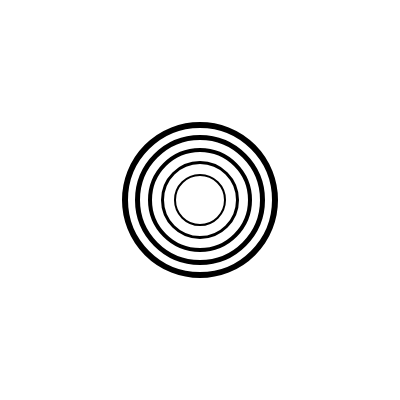
Frame 1 (no input)
Frame 60 (no input): identical to frame 1, image omitted
Frame 120 (the mouse pressed at the canvas centre since frame 60): identical to frame 1, image omitted

The p5.js sketch that drew this single still picture (run headless with seeded random() and noise() and a simulated clock; from frame 60 on, the mouse is pressed at the canvas centre):

// p5.js sketch
// ── sketch.js
let circ;

function setup() {
  createCanvas(400, 400);
  background(255);
  circ = {
    x: width/2, 
    y:height/2,
    s:50,
    incre:2,
    numcirc:1,
  }
}

function draw() {
  while (circ.numcirc <=5 ){
    noFill();
    strokeWeight(circ.incre);
    circle(circ.x,circ.y,circ.s);
    circ.s = circ.s + 25
    circ.incre = circ.incre + 1
    circ.numcirc = circ.numcirc + 1
  }
}

// https://editor.p5js.org/qiqirathwang/sketches/_8WPRQS_h
// ICM Week 4 Exercise 1 Teresa
